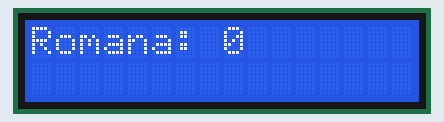
This program was run on a simulated ESP32 board running MicroPython. Shown: 16×2 character LCD. Library files of the repository ran but are not shown: lcd_api.py, i2c_lcd.py; what the program prints to the serial console is not drawn.

Above: at 0.3 s.
At 4.8 s:
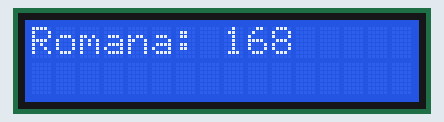
At 10.1 s:
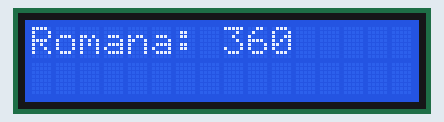
At 19.8 s:
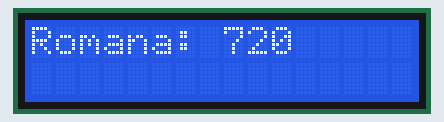
At 29.0 s:
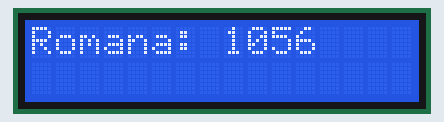
At 39.0 s:
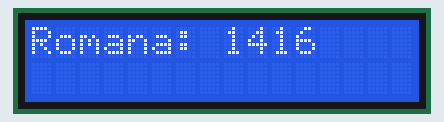

The program:

main.py
```python
from machine import Pin, SoftI2C, sleep
from lcd_api import LcdApi
from i2c_lcd import I2cLcd
import time
# import datetime

# Parametros del LCD 16x2
I2C_ADDR = 0X27
TOTAL_ROWS = 2
TOTAL_COLS = 16

SCL_GPIO_22 = Pin(22)
SDA_GPIO_21 = Pin(21)
FREQ = 10000

i2c = SoftI2C(scl=SCL_GPIO_22, sda=SDA_GPIO_21, freq=FREQ)
lcd = I2cLcd(i2c, I2C_ADDR, TOTAL_ROWS, TOTAL_COLS)
# lcd.backlight_off()
lcd.backlight_on()
lcd.clear()
# lcd.move_to(0, 1)
# lcd.putstr("ESP32 y LCD")

lcd.putstr("Romana: ")

contador_romana = 0
while True:
  lcd.move_to(8, 0)
  lcd.putstr(str(contador_romana))
  time.sleep(.6)
  contador_romana = contador_romana + 24
  print(str(contador_romana))
```

Measured:
- what the display in image 0 shows lasts 0.6 s, from 0.3 s to 0.9 s
- what the display in image 1 shows lasts 0.6 s, from 4.8 s to 5.4 s
